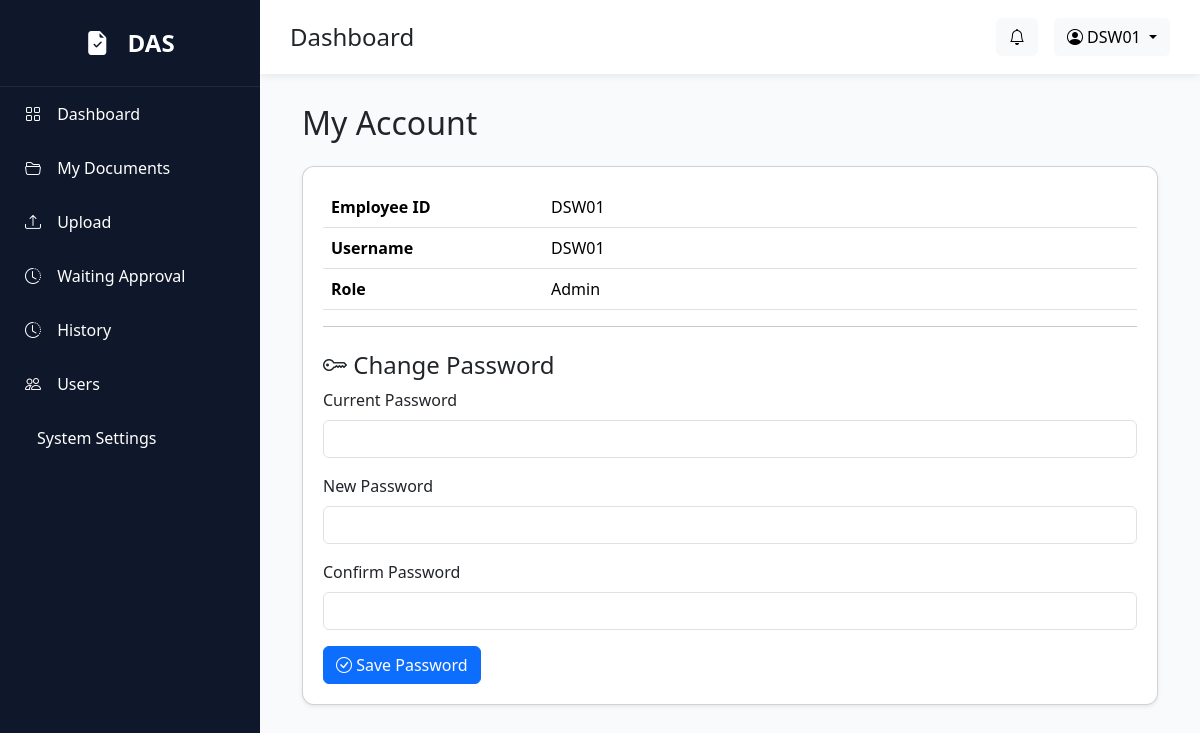
The page /account (signed in) on the database as committed earlier.
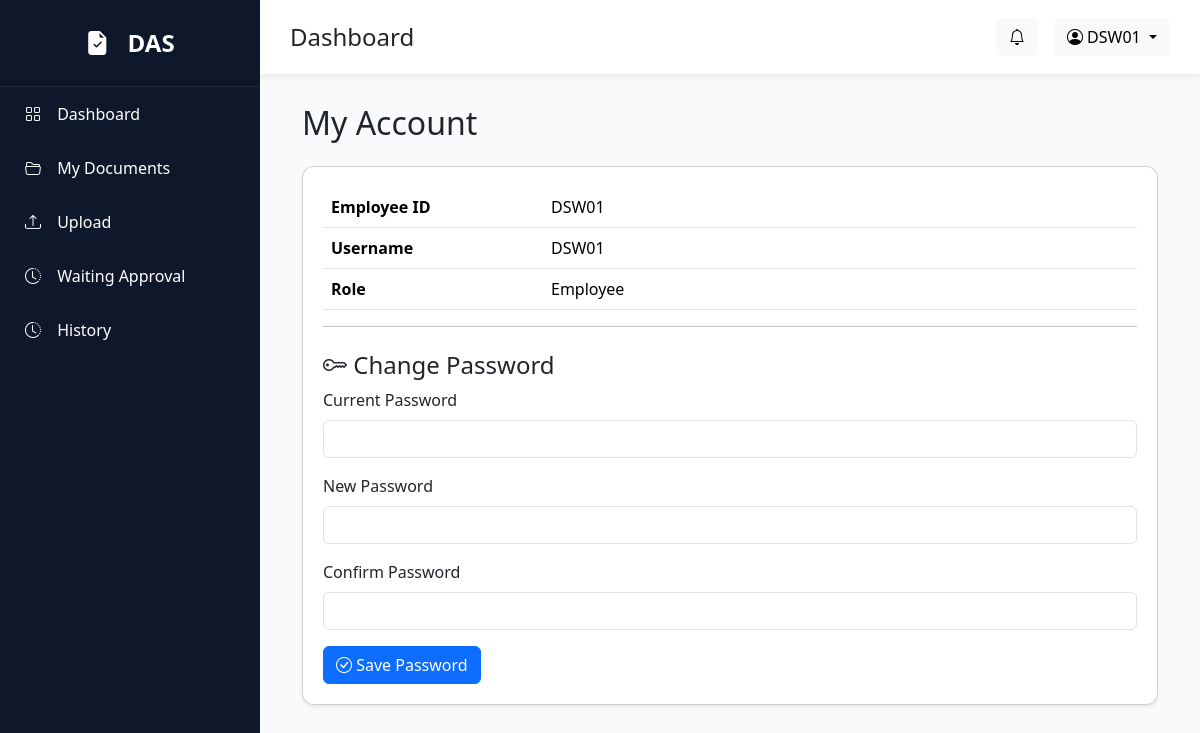
The same page on the database as committed later.
### models/user.py (models this page shows)
class User(UserMixin, db.Model):
    __tablename__ = "users"
    id = db.Column(db.Integer, primary_key=True)
    employee_id = db.Column(db.String(20), unique=True, nullable=False)
    fullname = db.Column(db.String(200), nullable=False)
    username = db.Column(db.String(100), unique=True)
    password = db.Column(db.String(255), nullable=False)
    email = db.Column(db.String(150))
    department = db.Column(db.String(100))
    position = db.Column(db.String(100))
    role = db.Column(db.String(50), default="Employee")
    status = db.Column(db.String(20), default="Active")
    created_at = db.Column(db.DateTime, default=datetime.utcnow)
    approval_steps = db.relationship(
        "ApprovalStep",
        backref="approver",
        lazy=True
    )

### routes/account.py (the view)
@account_bp.route("/account")
@login_required
def account():
    return render_template(
        "account/index.html",
        user=current_user
    )

### app.py (called while the page is built)
@login_manager.user_loader
def load_user(user_id):
    return User.query.get(int(user_id))

### templates/account/index.html
{% extends "layout/base.html" %}
{% block content %}
<div class="container">
    <h2 class="mb-4">
        My Account
    </h2>
    <div class="card shadow-sm">
        <div class="card-body">
            <table class="table">
                <tr>
                    <th width="220">Employee ID</th>
                    <td>{{ user.employee_id }}</td>
                </tr>
                <tr>
                    <th>Username</th>
                    <td>{{ user.username }}</td>
                </tr>
                <tr>
                    <th>Role</th>
                    <td>{{ user.role }}</td>
                </tr>
            </table>
            <hr>
            <h4 class="mt-4">
                <i class="bi bi-key"></i>
                Change Password
            </h4>
            <form action="/account/change-password" method="POST">
                <div class="mb-3">
                    <label class="form-label">
                        Current Password
                    </label>
                    <input type="password" class="form-control" name="current_password" required>
                </div>
                <div class="mb-3">
                    <label class="form-label">
                        New Password
                    </label>
                    <input type="password" class="form-control" name="new_password" required>
                </div>
                <div class="mb-3">
                    <label class="form-label">
                        Confirm Password
                    </label>
                    <input type="password" class="form-control" name="confirm_password" required>
                </div>
                <button class="btn btn-primary">
                    <i class="bi bi-check-circle"></i>
                    Save Password
                </button>
            </form>
        </div>
    </div>
</div>
{% endblock %}

### templates/layout/base.html (shortened to what this page needs)
<!DOCTYPE html>
<html lang="en">
<head>
    <link href="https://cdn.jsdelivr.net/npm/bootstrap@5.3.7/dist/css/bootstrap.min.css" rel="stylesheet">
    <link href="https://cdn.jsdelivr.net/npm/bootstrap-icons@1.11.3/font/bootstrap-icons.min.css" rel="stylesheet">
    <link rel="stylesheet" href="{{ url_for('static', filename='css/style.css') }}">
</head>
<body>
    <div class="wrapper">
        <div class="sidebar d-none d-lg-block">
            <div class="logo">
                <i class="bi bi-file-earmark-check-fill"></i>
                DAS
            </div>
            <a href="/dashboard">
                <i class="bi bi-grid"></i>
                Dashboard
            </a>
            <a href="/documents">
                <i class="bi bi-folder2-open"></i>
                My Documents
            </a>
            <a href="/documents/create">
                <i class="bi bi-upload"></i>
                Upload
            </a>
            <a href="/documents/waiting">
                <i class="bi bi-clock-history"></i>
                Waiting Approval
            </a>
            <a href="/history">
                <i class="bi bi-clock-history"></i>
                History
            </a>
            {% if current_user.role=="Admin" %}
            <a href="/users">
                <i class="bi bi-people"></i>
                Users
            </a>
            <a href="/settings">
                System Settings
            </a>
            {% endif %}
        </div>
        <div class="main">
            <div class="topbar">
                <div class="d-flex align-items-center">
                    <h4 class="mb-0">
                        {% block page_title %}
                        Dashboard
                        {% endblock %}
                    </h4>
                </div>
                <div class="d-flex align-items-center gap-3">
                    <button class="btn btn-light position-relative">
                        <i class="bi bi-bell"></i>
                    </button>
                    <div class="dropdown">
                        <button class="btn btn-light dropdown-toggle" data-bs-toggle="dropdown">
                            <i class="bi bi-person-circle"></i>
                            {{ current_user.employee_id }}
                        </button>
                    </div>
                </div>
            </div>
            <div class="content">
                {% block content %}
                {% endblock %}
            </div>
        </div>
    </div>
</body>
</html>

Rows that differ between the two databases and show on the page:
changed User "DSW01": role "Admin" → "Employee"
Other text that changed with them:
text no longer shown: "Users System Settings"
